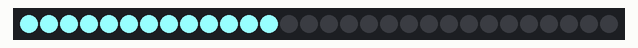
Bench run of a sketch on a simulated Arduino Uno, built with avr-gcc and run on an emulated ATmega328P. Shown: 30 RGB LEDs in strip order, left to right. What the sketch prints to the serial monitor is not drawn.

Above: at 0.1 s.
At 2.1 s:
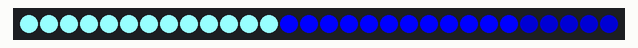
At 13.1 s:
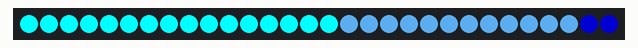
At 25.1 s:
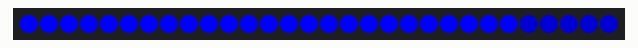
At 32.7 s:
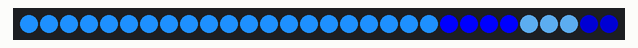
At 38.7 s:
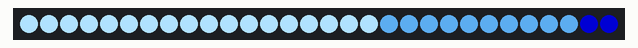

Measured:
- what the display in image 2 shows lasts 1.0 s, from 13.0 s to 14.0 s

The sketch:

decibles.ino
```cpp
#include <Adafruit_NeoPixel.h>
#ifdef __AVR__
  #include <avr/power.h>
#endif

#define PIN 7

Adafruit_NeoPixel strip = Adafruit_NeoPixel(30, PIN, NEO_GRB + NEO_KHZ800);

int decible[] = {19,
10,
74,
37,
20,
17,
7,
18,
11,
22,
20,
7.9,
36,
14,
20,
21,
5,
22,
12,
20,
27,
9,
35,
19,
34,
44,
24,
25,
27,
17,
28,
45,
28,
28,
37,
28,
39,
48,
41,
35,
39,
22,
27,
30,
36,
53,
35,
28,
39,
27,
37,
36,
34,
40,
40,
35,
25,
42,
32,
18,
34,
30,
43,
32,
38,
35,
33,
15,
13,
19,
42,
7,
23,
18,
19,
29,
7,
30,
30,
21,
35,
8,
23,
25,
18,
33,
24,
38,
22,
34,
27,
36,
15,
6,
30,
29,
9,
38,
20,
18,
19,
11,
24,
29,
14,
26,
19,
22,
24,
12,
25,
40,
24,
44,
32,
21,
29,
25,
28,
37,
35,
25,
33,
37,
20,
26,
33,
49,
30,
24,
23,
19,
42,
45,
36,
20,
20,
27,
17,
16,
29,
36,
40,
14,
35,
24,
23,
32,
20,
29,
31,
41,
32,
22,
39,
17,
14,
14,
25,
30,
11,
35,
26,
16,
24,
15,
45,
38,
15,
26,
21,
29,
31,
33,
34,
33,
19,
15,
29,
9,
16,
7,
15,
41,
17,
6,
19,
17,
28,
17,
38,
24,
16,
15,
14,
17,
30,
36,
18,
20,
28,
54,
5,
26,
26,
44,
38,
21,
18,
32,
20,
10,
10,
39,
28,
23,
21,
24,
20,
28,
40,
27,
21,
30,
35,
35,
33,
22,
26,
26,
24,
22,
24,
18,
30,
35,
35,
24,
28,
24,
23,
14,
33,
9,
23,
19,
24,
20,
19,
7,
25,
23,
17,
11,
15,
22,
23,
13,
23,
15,
14,
20,
14,
25,
26,
31,
24,
29,
27,
26,
6,
20,
34,
31,
9,
19,
19,
23,
13,
26,
19,
32,
35,
9,
28,
24,
23,
13,
21,
27,
23,
5,
14,
28,
20,
15,
43,
26,
25,
28,
31,
34,
23,
17,
7,
23,
14,
16,
6,
12,
17,
27,
20,
30,
35,
23,
29,
14,
19,
36,
25,
9,
17,
17,
21,
29,
13,
17,
23,
13,
10,
15,
20,
32,
33,
31,
25,
27,
24,
21,
27,
36,
27,
13,
19,
18,
19,
19,
32,
31,
22,
11,
22,
13,
20,
18,
19,
13,
24,
8,
16,
12,
20,
16,
23,
30,
12,
25,
16,
19,
36,
27,
11,
38,
26,
40,
14,
11,
14,
27,
40,
10,
16,
26,
29,
15,
32,
26,
23,
11,
20,
33,
27,
32,
19,
23,
25,
31,
22,
44,
41,
29,
30,
36,
32,
29,
29,
21,
41,
43,
30,
32,
30,
31,
32,
21,
31,
27,
56,
17,
28,
24,
17,
26,
15,
28,
21,
24,
18,
45,
34,
16,
28,
30,
39,
13,
34,
25,
18,
20,
17,
20,
41,
16,
21,
39,
26,
43,
20,
13,
32,
24,
15,
16,
27,
20,
10,
15,
18,
22,
28,
23,
33,
43,
22,
25,
26,
32,
30,
30,
33,
29,
35,
44,
32,
20,
26,
14,
15,
20,
24,
23,
17,
40,
29,
19,
19,
16,
13,
26,
33,
18,
15,
23,
20,
21,
16,
37,
24,
22};

void setup() {
  Serial.begin(9600);

  strip.begin();
  strip.show();
}

void loop() {
  Serial.println("New loop.");
  decibleColor();
}

void decibleColor() {
  for(uint16_t i = 0; i < sizeof(decible)-1; i++) {
    if (decible[i] > 0 && decible[i] <= 5) {
      for(int j = 0; j <= 5; j++) {
        strip.setPixelColor(j, 224, 255, 255);
      }
    } else if (decible[i] >5 && decible[i] <= 10) {
      for(int j = 0; j <= 8; j++) {
        strip.setPixelColor(j, 191, 239, 255);
      }
    } else if (decible[i] >10 && decible[i] <= 15) {
      for(int j = 0; j <= 10; j++) {
          strip.setPixelColor(j, 152, 245, 255);
      }
    } else if (decible[i] >15 && decible[i] <= 20) {
      for(int j = 0; j <= 12; j++) {
          strip.setPixelColor(j, 151, 255, 255);
      }
    } else if (decible[i] >20 && decible[i] <= 25) {
      for(int j = 0; j <= 15; j++) {
          strip.setPixelColor(j, 0, 255, 255);
      }
    } else if (decible[i] >25 && decible[i] <= 30) {
      for(int j = 0; j <= 17; j++) {
          strip.setPixelColor(j, 176, 226, 255);
      }
    } else if (decible[i] >30 && decible[i] <= 35) {
      for(int j = 0; j <= 20 ; j++) {
          strip.setPixelColor(j, 30, 144, 255);
      }
    } else if (decible[i] >35 && decible[i] <= 40) {
      for(int j = 0; j <= 24 ; j++) {
          strip.setPixelColor(j, 0, 0, 255);
      }
    } else if (decible[i] >40 && decible[i] <= 45) {
      for(int j = 0; j <= 27 ; j++) {
          strip.setPixelColor(j, 79, 148, 205);
      }
    } else if (decible[i] >45) {
      for(int j = 0; j <= 29 ; j++) {
          strip.setPixelColor(j, 0, 0, 128);
      }
    }
  else {
    //ERROR
  }

  strip.show();
  delay(500);
  } //for loop
}
```
